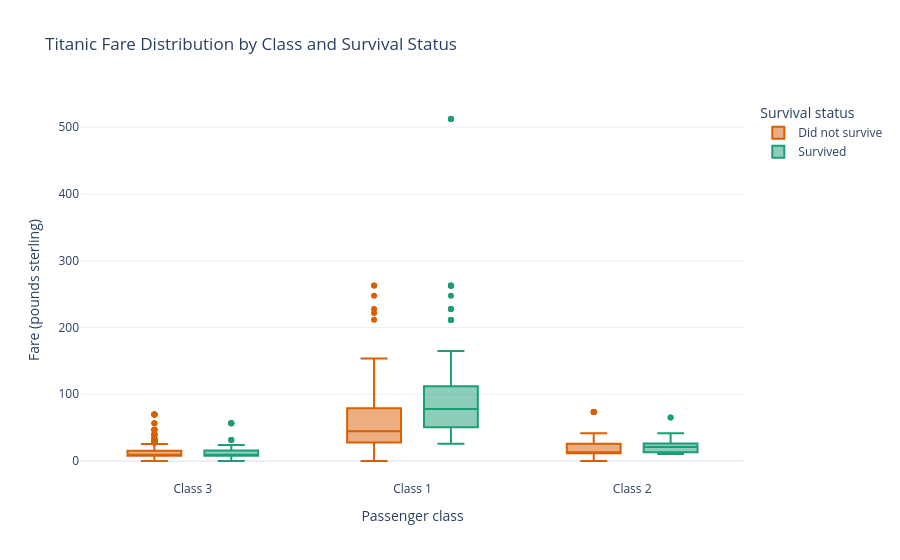

Here is the notebook cell this chart was saved with:
### Markdown cell above
### Chart 3: Box plot
This box plot recreates the class-vs-fare comparison in an interactive form. I keep the class grouping, use survival status for color, and expose age, sex, and fare values on hover so the chart tells a fuller passenger story.

### Code cell
box_df = plot_df.dropna(subset=["Fare"]).copy()
box_df["ClassLabel"] = "Class " + box_df["Pclass"].astype(str)

box_fig = px.box(
    box_df,
    x="ClassLabel",
    y="Fare",
    color="SurvivedLabel",
    points="outliers",
    hover_data={
        "Sex": True,
        "Age": ":.1f",
        "Fare": ":.2f",
        "Embarked": True,
    },
    color_discrete_map={"Did not survive": "#D95F02", "Survived": "#1B9E77"},
    labels={
        "ClassLabel": "Passenger class",
        "Fare": "Fare (pounds sterling)",
        "SurvivedLabel": "Survival status",
    },
    title="Titanic Fare Distribution by Class and Survival Status",
)

box_fig.show()

box_html_path = os.path.join(output_folder, "task3_box_chart.html")
box_fig.write_html(box_html_path)
box_html_path

### Figure 1 — Plotly figure (JSON) as saved in the notebook; plotly's stock layout.template omitted (floating-point values rounded to 4 significant figures; data arrays with more than 128 entries replaced by an {"elided": "..."} marker saying what was removed)
{"data": [{"alignmentgroup": "True", "boxpoints": "outliers", "customdata": {"elided": "549x3 mixed values"}, "hovertemplate": "Survival status=Did not survive<br>Passenger class=%{x}<br>Fare (pounds sterling)=%{y:.2f}<br>Sex=%{customdata[0]}<br>Age=%{customdata[1]:.1f}<br>Embarked=%{customdata[2]}<extra></extra>", "legendgroup": "Did not survive", "marker": {"color": "#D95F02"}, "name": "Did not survive", "notched": false, "offsetgroup": "Did not survive", "orientation": "v", "showlegend": true, "type": "box", "x": {"elided": "549 str values"}, "x0": " ", "xaxis": "x", "y": {"elided": "549 float values"}, "y0": " ", "yaxis": "y"}, {"alignmentgroup": "True", "boxpoints": "outliers", "customdata": {"elided": "342x3 mixed values"}, "hovertemplate": "Survival status=Survived<br>Passenger class=%{x}<br>Fare (pounds sterling)=%{y:.2f}<br>Sex=%{customdata[0]}<br>Age=%{customdata[1]:.1f}<br>Embarked=%{customdata[2]}<extra></extra>", "legendgroup": "Survived", "marker": {"color": "#1B9E77"}, "name": "Survived", "notched": false, "offsetgroup": "Survived", "orientation": "v", "showlegend": true, "type": "box", "x": {"elided": "342 str values"}, "x0": " ", "xaxis": "x", "y": {"elided": "342 float values"}, "y0": " ", "yaxis": "y"}], "layout": {"boxmode": "group", "legend": {"title": {"text": "Survival status"}, "tracegroupgap": 0}, "title": {"text": "Titanic Fare Distribution by Class and Survival Status"}, "xaxis": {"anchor": "y", "domain": [0, 1], "title": {"text": "Passenger class"}}, "yaxis": {"anchor": "x", "domain": [0, 1], "title": {"text": "Fare (pounds sterling)"}}}}
